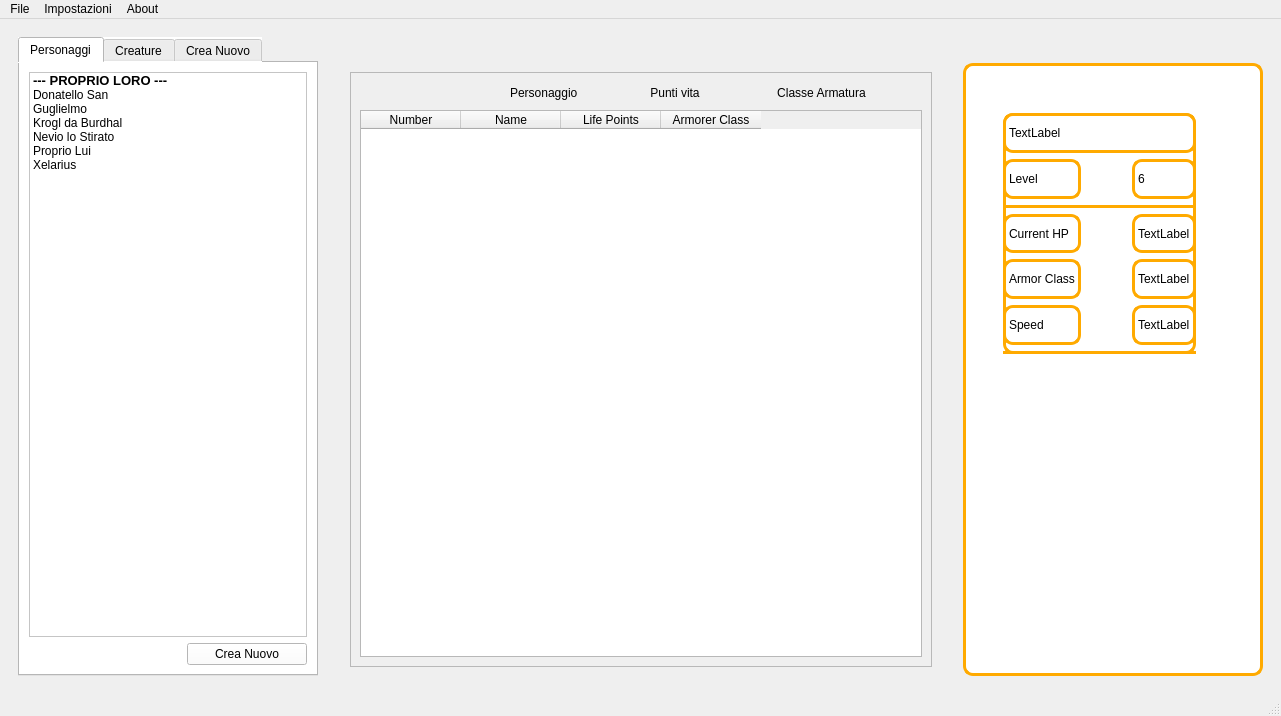
<?xml version="1.0" encoding="UTF-8"?>
<ui version="4.0">
 <class>MainWindow</class>
 <widget class="QMainWindow" name="MainWindow">
  <property name="geometry">
   <rect>
    <x>0</x>
    <y>0</y>
    <width>1281</width>
    <height>716</height>
   </rect>
  </property>
  <property name="windowTitle">
   <string>MainWindow</string>
  </property>
  <widget class="QWidget" name="centralwidget">
   <layout class="QGridLayout" name="gridLayout">
    <item row="0" column="0">
     <widget class="QWidget" name="widget" native="true">
      <layout class="QGridLayout" name="gridLayout_2">
       <item row="0" column="2">
        <spacer name="verticalSpacer">
         <property name="orientation">
          <enum>Qt::Vertical</enum>
         </property>
         <property name="sizeType">
          <enum>QSizePolicy::Fixed</enum>
         </property>
         <property name="sizeHint" stdset="0">
          <size>
           <width>20</width>
           <height>20</height>
          </size>
         </property>
        </spacer>
       </item>
       <item row="1" column="1">
        <spacer name="horizontalSpacer">
         <property name="orientation">
          <enum>Qt::Horizontal</enum>
         </property>
         <property name="sizeHint" stdset="0">
          <size>
           <width>7</width>
           <height>20</height>
          </size>
         </property>
        </spacer>
       </item>
       <item row="1" column="2">
        <widget class="QWidget" name="widget_3" native="true">
         <property name="minimumSize">
          <size>
           <width>600</width>
           <height>0</height>
          </size>
         </property>
         <property name="styleSheet">
          <string notr="true"/>
         </property>
         <layout class="QGridLayout" name="gridLayout_5">
          <item row="0" column="0">
           <widget class="QFrame" name="frame_2">
            <property name="frameShape">
             <enum>QFrame::StyledPanel</enum>
            </property>
            <property name="frameShadow">
             <enum>QFrame::Raised</enum>
            </property>
            <layout class="QGridLayout" name="gridLayout_4">
             <item row="0" column="0">
              <layout class="QHBoxLayout" name="horizontalLayout">
               <item>
                <spacer name="horizontalSpacer_7">
                 <property name="orientation">
                  <enum>Qt::Horizontal</enum>
                 </property>
                 <property name="sizeHint" stdset="0">
                  <size>
                   <width>40</width>
                   <height>20</height>
                  </size>
                 </property>
                </spacer>
               </item>
               <item>
                <widget class="QPushButton" name="pushButton">
                 <property name="styleSheet">
                  <string notr="true"/>
                 </property>
                 <property name="text">
                  <string/>
                 </property>
                 <property name="icon">
                  <iconset resource="../res/res_rc.qrc">
                   <normaloff>:/Icons/play-buttton.png</normaloff>:/Icons/play-buttton.png</iconset>
                 </property>
                 <property name="checkable">
                  <bool>false</bool>
                 </property>
                 <property name="flat">
                  <bool>true</bool>
                 </property>
                </widget>
               </item>
               <item>
                <spacer name="horizontalSpacer_8">
                 <property name="orientation">
                  <enum>Qt::Horizontal</enum>
                 </property>
                 <property name="sizeHint" stdset="0">
                  <size>
                   <width>40</width>
                   <height>20</height>
                  </size>
                 </property>
                </spacer>
               </item>
               <item>
                <widget class="QLabel" name="label_10">
                 <property name="text">
                  <string>Personaggio</string>
                 </property>
                </widget>
               </item>
               <item>
                <spacer name="horizontalSpacer_9">
                 <property name="orientation">
                  <enum>Qt::Horizontal</enum>
                 </property>
                 <property name="sizeHint" stdset="0">
                  <size>
                   <width>40</width>
                   <height>20</height>
                  </size>
                 </property>
                </spacer>
               </item>
               <item>
                <widget class="QPushButton" name="pushButton_2">
                 <property name="text">
                  <string>Punti vita</string>
                 </property>
                 <property name="icon">
                  <iconset resource="../res/res_rc.qrc">
                   <normaloff>:/Icons/like.png</normaloff>:/Icons/like.png</iconset>
                 </property>
                 <property name="checkable">
                  <bool>false</bool>
                 </property>
                 <property name="default">
                  <bool>false</bool>
                 </property>
                 <property name="flat">
                  <bool>true</bool>
                 </property>
                </widget>
               </item>
               <item>
                <spacer name="horizontalSpacer_10">
                 <property name="orientation">
                  <enum>Qt::Horizontal</enum>
                 </property>
                 <property name="sizeHint" stdset="0">
                  <size>
                   <width>40</width>
                   <height>20</height>
                  </size>
                 </property>
                </spacer>
               </item>
               <item>
                <widget class="QPushButton" name="pushButton_3">
                 <property name="text">
                  <string>Classe Armatura</string>
                 </property>
                 <property name="icon">
                  <iconset resource="../res/res_rc.qrc">
                   <normaloff>:/Icons/computer-security-shield.png</normaloff>:/Icons/computer-security-shield.png</iconset>
                 </property>
                 <property name="flat">
                  <bool>true</bool>
                 </property>
                </widget>
               </item>
               <item>
                <spacer name="horizontalSpacer_11">
                 <property name="orientation">
                  <enum>Qt::Horizontal</enum>
                 </property>
                 <property name="sizeHint" stdset="0">
                  <size>
                   <width>40</width>
                   <height>20</height>
                  </size>
                 </property>
                </spacer>
               </item>
              </layout>
             </item>
             <item row="1" column="0">
              <widget class="QTableWidget" name="tableWidget">
               <attribute name="verticalHeaderDefaultSectionSize">
                <number>34</number>
               </attribute>
               <column>
                <property name="text">
                 <string>Number</string>
                </property>
               </column>
               <column>
                <property name="text">
                 <string>Name</string>
                </property>
               </column>
               <column>
                <property name="text">
                 <string>Life Points</string>
                </property>
               </column>
               <column>
                <property name="text">
                 <string>Armorer Class</string>
                </property>
               </column>
              </widget>
             </item>
            </layout>
           </widget>
          </item>
         </layout>
        </widget>
       </item>
       <item row="0" column="4">
        <spacer name="verticalSpacer_2">
         <property name="orientation">
          <enum>Qt::Vertical</enum>
         </property>
         <property name="sizeType">
          <enum>QSizePolicy::Fixed</enum>
         </property>
         <property name="sizeHint" stdset="0">
          <size>
           <width>20</width>
           <height>20</height>
          </size>
         </property>
        </spacer>
       </item>
       <item row="1" column="3">
        <spacer name="horizontalSpacer_2">
         <property name="orientation">
          <enum>Qt::Horizontal</enum>
         </property>
         <property name="sizeHint" stdset="0">
          <size>
           <width>8</width>
           <height>20</height>
          </size>
         </property>
        </spacer>
       </item>
       <item row="1" column="4">
        <widget class="QWidget" name="widget_2" native="true">
         <property name="minimumSize">
          <size>
           <width>300</width>
           <height>0</height>
          </size>
         </property>
         <property name="styleSheet">
          <string notr="true">border-radius: 10px;
background-color: rgb(255, 255, 255);
border: 3px solid;
border-color: rgb(255, 170, 0);</string>
         </property>
         <widget class="QWidget" name="layoutWidget">
          <property name="geometry">
           <rect>
            <x>40</x>
            <y>50</y>
            <width>193</width>
            <height>241</height>
           </rect>
          </property>
          <layout class="QGridLayout" name="gridLayout_3">
           <item row="1" column="0">
            <widget class="QLabel" name="label_8">
             <property name="text">
              <string>Level</string>
             </property>
            </widget>
           </item>
           <item row="2" column="0" colspan="3">
            <widget class="Line" name="line_3">
             <property name="orientation">
              <enum>Qt::Horizontal</enum>
             </property>
            </widget>
           </item>
           <item row="1" column="2">
            <widget class="QLabel" name="label_9">
             <property name="text">
              <string>6</string>
             </property>
            </widget>
           </item>
           <item row="5" column="1">
            <spacer name="horizontalSpacer_5">
             <property name="orientation">
              <enum>Qt::Horizontal</enum>
             </property>
             <property name="sizeHint" stdset="0">
              <size>
               <width>40</width>
               <height>20</height>
              </size>
             </property>
            </spacer>
           </item>
           <item row="0" column="0" colspan="3">
            <widget class="QLabel" name="label">
             <property name="text">
              <string>TextLabel</string>
             </property>
            </widget>
           </item>
           <item row="4" column="1">
            <spacer name="horizontalSpacer_4">
             <property name="orientation">
              <enum>Qt::Horizontal</enum>
             </property>
             <property name="sizeHint" stdset="0">
              <size>
               <width>40</width>
               <height>20</height>
              </size>
             </property>
            </spacer>
           </item>
           <item row="1" column="1">
            <spacer name="horizontalSpacer_6">
             <property name="orientation">
              <enum>Qt::Horizontal</enum>
             </property>
             <property name="sizeHint" stdset="0">
              <size>
               <width>40</width>
               <height>20</height>
              </size>
             </property>
            </spacer>
           </item>
           <item row="4" column="2">
            <widget class="QLabel" name="label_4">
             <property name="text">
              <string>TextLabel</string>
             </property>
            </widget>
           </item>
           <item row="5" column="0">
            <widget class="QLabel" name="label_7">
             <property name="text">
              <string>Speed</string>
             </property>
            </widget>
           </item>
           <item row="3" column="1">
            <spacer name="horizontalSpacer_3">
             <property name="orientation">
              <enum>Qt::Horizontal</enum>
             </property>
             <property name="sizeHint" stdset="0">
              <size>
               <width>40</width>
               <height>20</height>
              </size>
             </property>
            </spacer>
           </item>
           <item row="5" column="2">
            <widget class="QLabel" name="label_6">
             <property name="text">
              <string>TextLabel</string>
             </property>
            </widget>
           </item>
           <item row="6" column="0" colspan="3">
            <widget class="Line" name="line_2">
             <property name="orientation">
              <enum>Qt::Horizontal</enum>
             </property>
            </widget>
           </item>
           <item row="3" column="0">
            <widget class="QLabel" name="label_2">
             <property name="text">
              <string>Current HP</string>
             </property>
            </widget>
           </item>
           <item row="3" column="2">
            <widget class="QLabel" name="label_3">
             <property name="text">
              <string>TextLabel</string>
             </property>
            </widget>
           </item>
           <item row="4" column="0">
            <widget class="QLabel" name="label_5">
             <property name="text">
              <string>Armor Class</string>
             </property>
            </widget>
           </item>
          </layout>
         </widget>
        </widget>
       </item>
       <item row="0" column="0" rowspan="2">
        <widget class="QTabWidget" name="tabWidget">
         <property name="minimumSize">
          <size>
           <width>300</width>
           <height>0</height>
          </size>
         </property>
         <property name="styleSheet">
          <string notr="true">background-color: rgb(255, 255, 255);</string>
         </property>
         <property name="currentIndex">
          <number>0</number>
         </property>
         <widget class="QWidget" name="tab">
          <property name="styleSheet">
           <string notr="true"/>
          </property>
          <attribute name="title">
           <string>Personaggi</string>
          </attribute>
          <layout class="QGridLayout" name="gridLayout_6">
           <item row="1" column="2">
            <widget class="QPushButton" name="pushButton_4">
             <property name="sizePolicy">
              <sizepolicy hsizetype="Fixed" vsizetype="Fixed">
               <horstretch>0</horstretch>
               <verstretch>0</verstretch>
              </sizepolicy>
             </property>
             <property name="minimumSize">
              <size>
               <width>120</width>
               <height>0</height>
              </size>
             </property>
             <property name="text">
              <string>Crea Nuovo</string>
             </property>
             <property name="icon">
              <iconset>
               <normaloff>:/Icons/img/plus.png</normaloff>:/Icons/img/plus.png</iconset>
             </property>
            </widget>
           </item>
           <item row="1" column="1">
            <spacer name="horizontalSpacer_12">
             <property name="orientation">
              <enum>Qt::Horizontal</enum>
             </property>
             <property name="sizeType">
              <enum>QSizePolicy::Expanding</enum>
             </property>
             <property name="sizeHint" stdset="0">
              <size>
               <width>40</width>
               <height>20</height>
              </size>
             </property>
            </spacer>
           </item>
           <item row="0" column="1" colspan="2">
            <widget class="QListWidget" name="listWidget">
             <item>
              <property name="text">
               <string>--- PROPRIO LORO ---</string>
              </property>
              <property name="font">
               <font>
                <pointsize>10</pointsize>
                <weight>75</weight>
                <bold>true</bold>
               </font>
              </property>
             </item>
             <item>
              <property name="text">
               <string>Donatello San</string>
              </property>
             </item>
             <item>
              <property name="text">
               <string>Guglielmo</string>
              </property>
             </item>
             <item>
              <property name="text">
               <string>Krogl da Burdhal</string>
              </property>
             </item>
             <item>
              <property name="text">
               <string>Nevio lo Stirato</string>
              </property>
             </item>
             <item>
              <property name="text">
               <string>Proprio Lui</string>
              </property>
             </item>
             <item>
              <property name="text">
               <string>Xelarius</string>
              </property>
             </item>
            </widget>
           </item>
          </layout>
         </widget>
         <widget class="QWidget" name="tab_2">
          <property name="styleSheet">
           <string notr="true">border-radius: 10px;
background-color: rgb(255, 255, 255);
border: 3px solid;
border-color: rgb(255, 170, 0);</string>
          </property>
          <attribute name="title">
           <string>Creature</string>
          </attribute>
         </widget>
         <widget class="QWidget" name="tab_3">
          <attribute name="title">
           <string>Crea Nuovo</string>
          </attribute>
         </widget>
        </widget>
       </item>
      </layout>
     </widget>
    </item>
   </layout>
  </widget>
  <widget class="QMenuBar" name="menubar">
   <property name="geometry">
    <rect>
     <x>0</x>
     <y>0</y>
     <width>1281</width>
     <height>21</height>
    </rect>
   </property>
   <widget class="QMenu" name="menuFile">
    <property name="title">
     <string>File</string>
    </property>
   </widget>
   <widget class="QMenu" name="menuImpostazioni">
    <property name="title">
     <string>Impostazioni</string>
    </property>
   </widget>
   <widget class="QMenu" name="menuAbout">
    <property name="title">
     <string>About</string>
    </property>
   </widget>
   <addaction name="menuFile"/>
   <addaction name="menuImpostazioni"/>
   <addaction name="menuAbout"/>
  </widget>
  <widget class="QStatusBar" name="statusbar"/>
 </widget>
 <resources>
  <include location="../res/res_rc.qrc"/>
 </resources>
 <connections/>
</ui>
